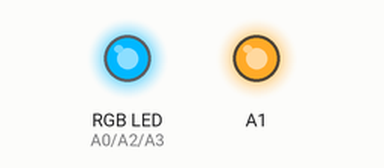
Simulated run of this sketch. Board: Arduino Uno, built with avr-gcc and run on an emulated ATmega328P. On the bench: an RGB LED mixed from three pins (HIGH = lit), output pins drawn as LEDs (lit = HIGH).

Above: at 0.48 s.
Timing chart, 0 to 40.0 s (numbered marks = the images above):
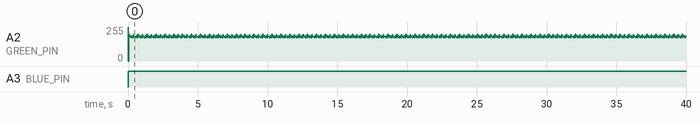

Measured:
- by itself, A3 (BLUE_PIN): LOW → HIGH at 0.00 s

The sketch:

test-rgb-a-pin.ino
```cpp
#define RED_PIN A0
#define GREEN_PIN A2
#define BLUE_PIN A3

uint32_t last = 0;

void setup()
{
  // put your setup code here, to run once:
  pinMode(RED_PIN, OUTPUT);
  pinMode(GREEN_PIN, OUTPUT);
  pinMode(BLUE_PIN, OUTPUT);

  pinMode(A1, OUTPUT);
  digitalWrite(A1, HIGH);


}

void loop()
{

  //  digitalWrite(RED_PIN, LOW);
  //  digitalWrite(GREEN_PIN, HIGH);
  //  digitalWrite(BLUE_PIN, LOW);
  //  delay(1000);
  //
  //  digitalWrite(RED_PIN, LOW);
  //  digitalWrite(GREEN_PIN, LOW);
  //  digitalWrite(BLUE_PIN, LOW);
  //  delay(1000);
  //
  //  digitalWrite(RED_PIN, LOW);
  //  digitalWrite(GREEN_PIN, LOW);
  //  digitalWrite(BLUE_PIN, HIGH);
  //  delay(1000);

  digitalWrite(BLUE_PIN, HIGH);
  digitalWrite(RED_PIN, LOW);
  if (millis() - last > 10)
    last = millis();
  else if (millis() - last > 7)
  {
    digitalWrite(GREEN_PIN, LOW);
  }
  else
  {
    digitalWrite(GREEN_PIN, HIGH);
  }

}
```
